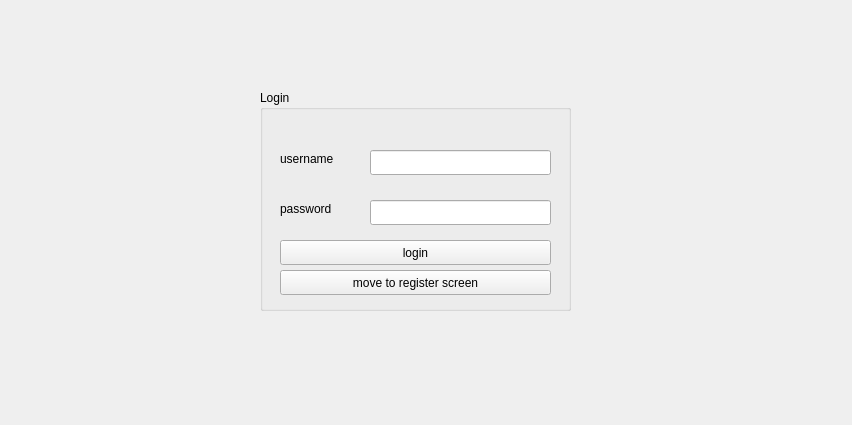
<?xml version="1.0" encoding="UTF-8"?>
<ui version="4.0">
 <class>LoginScreen</class>
 <widget class="QWidget" name="LoginScreen">
  <property name="geometry">
   <rect>
    <x>0</x>
    <y>0</y>
    <width>852</width>
    <height>425</height>
   </rect>
  </property>
  <property name="windowTitle">
   <string>Form</string>
  </property>
  <widget class="QGroupBox" name="groupBox">
   <property name="geometry">
    <rect>
     <x>260</x>
     <y>90</y>
     <width>311</width>
     <height>221</height>
    </rect>
   </property>
   <property name="title">
    <string>Login</string>
   </property>
   <widget class="QLabel" name="label">
    <property name="geometry">
     <rect>
      <x>20</x>
      <y>60</y>
      <width>67</width>
      <height>17</height>
     </rect>
    </property>
    <property name="text">
     <string>username</string>
    </property>
   </widget>
   <widget class="QLabel" name="label_2">
    <property name="geometry">
     <rect>
      <x>20</x>
      <y>110</y>
      <width>67</width>
      <height>17</height>
     </rect>
    </property>
    <property name="text">
     <string>password</string>
    </property>
   </widget>
   <widget class="QPushButton" name="btn_login">
    <property name="geometry">
     <rect>
      <x>20</x>
      <y>150</y>
      <width>271</width>
      <height>25</height>
     </rect>
    </property>
    <property name="text">
     <string>login</string>
    </property>
   </widget>
   <widget class="QPushButton" name="moveto_register">
    <property name="geometry">
     <rect>
      <x>20</x>
      <y>180</y>
      <width>271</width>
      <height>25</height>
     </rect>
    </property>
    <property name="text">
     <string>move to register screen</string>
    </property>
   </widget>
   <widget class="QLineEdit" name="input_login_username">
    <property name="geometry">
     <rect>
      <x>110</x>
      <y>60</y>
      <width>181</width>
      <height>25</height>
     </rect>
    </property>
   </widget>
   <widget class="QLineEdit" name="input_login_password">
    <property name="geometry">
     <rect>
      <x>110</x>
      <y>110</y>
      <width>181</width>
      <height>25</height>
     </rect>
    </property>
    <property name="echoMode">
     <enum>QLineEdit::Password</enum>
    </property>
   </widget>
  </widget>
 </widget>
 <resources/>
 <connections/>
</ui>
